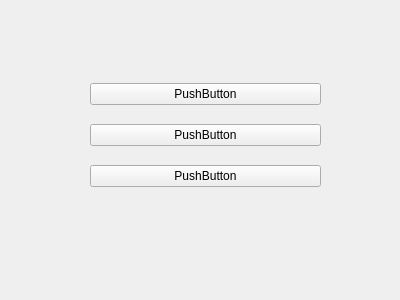
<?xml version="1.0" encoding="UTF-8"?>
<ui version="4.0">
 <class>Form</class>
 <widget class="QWidget" name="Form">
  <property name="geometry">
   <rect>
    <x>0</x>
    <y>0</y>
    <width>400</width>
    <height>300</height>
   </rect>
  </property>
  <property name="windowTitle">
   <string>Form</string>
  </property>
  <widget class="QWidget" name="verticalLayoutWidget">
   <property name="geometry">
    <rect>
     <x>90</x>
     <y>70</y>
     <width>231</width>
     <height>131</height>
    </rect>
   </property>
   <layout class="QVBoxLayout" name="verticalLayout">
    <item>
     <widget class="QPushButton" name="pushButton_2">
      <property name="text">
       <string>PushButton</string>
      </property>
     </widget>
    </item>
    <item>
     <widget class="QPushButton" name="pushButton_3">
      <property name="text">
       <string>PushButton</string>
      </property>
     </widget>
    </item>
    <item>
     <widget class="QPushButton" name="btnQuit">
      <property name="text">
       <string>PushButton</string>
      </property>
     </widget>
    </item>
   </layout>
  </widget>
 </widget>
 <resources/>
 <connections/>
</ui>
